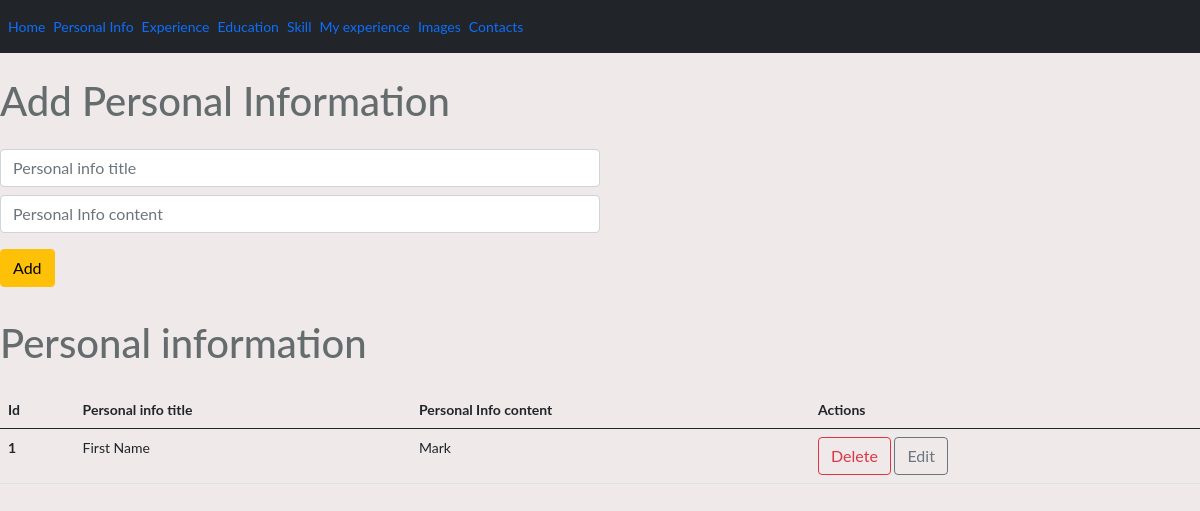
The page /admin/persinfo on the database its author committed.
### models.py (models this page shows)
class Persoinfo(db.Model):
    id=db.Column(db.Integer,primary_key=True)
    pers_info_title=db.Column(db.String(50))
    pers_info_content=db.Column(db.String(50))

### controllers/admin/persinfo.py (the view, shortened to what this page needs)
@app.route('/admin/persinfo',methods=["GET","POST"])
def admin_persinfo_index():
    from run import db
    from models import Persoinfo
    persoinfos=Persoinfo.query.all()
    return render_template ("admin/persinfo.html" ,persoinfos=persoinfos)

### templates/admin/persinfo.html
{% extends 'admin/base.html' %} {% block content %}
<h1 class="adminpage ml-4 mt-4">Add Personal Information</h1>
<form
  action="/admin/persinfo"
  method="POST"
  class="w-50 ml-4 mt-4"
  enctype="multipart/form-data"
>
  <input
    type="text"
    name="pers_info_title"
    class="form-control my-2"
    placeholder="Personal info title"
  />
  <input
    type="text"
    name="pers_info_content"
    class="form-control my-2"
    placeholder="Personal Info content"
  />
  <input type="submit" class="btn btn-warning my-2" value="Add" />
</form>
<h1 class="adminpage ml-4 mt-4">Personal information</h1>
<table class="table table-hover mt-4 ml-4">
  <thead>
    <tr>
      <th scope="col">Id</th>
      <th scope="col">Personal info title</th>
      <th scope="col">Personal Info content</th>
      <th scope="col">Actions</th>
    </tr>
  </thead>
  <tbody>
    {% for persoinfo in persoinfos %}
    <tr>
      <th scope="row">{{persoinfo.id}}</th>
      <td>{{persoinfo.pers_info_title}}</td>
      <td>{{persoinfo.pers_info_content}}</td>
      <td>
        <a href="/delete/{{persoinfo.id}}" class="btn btn-outline-danger"
          >Delete</a
        >
        <a
          href="/updatepersinfo/{{persoinfo.id}}"
          class="btn btn-outline-secondary"
          >Edit</a
        >
      </td>
    </tr>
    {% endfor %}
  </tbody>
</table>
{% endblock %}

### static/app/css/style.css (style rules this page uses)
body { font-family: Lato, serif, Calibri, Arial; font-size: 14px; background-color: #efe9e9; color: #656c6d; font-weight: 400; margin: 0; padding: 0; box-sizing: border-box; }

### rows shown on the page
Persoinfo: id "1", pers_info_title "First Name", pers_info_content "Mark"
